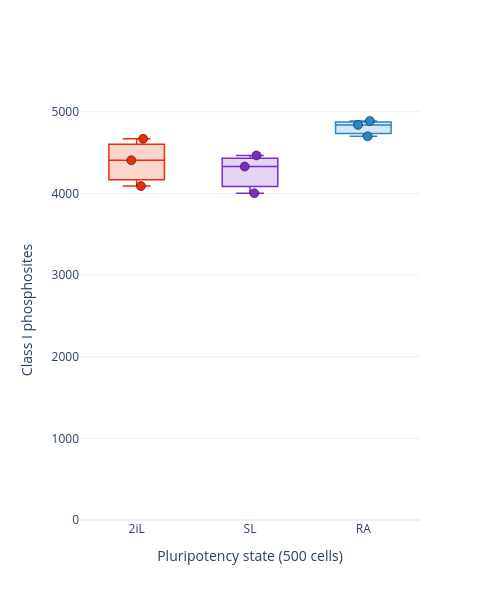

Notebook code for this chart:
### Markdown cell above
# Figure 3F

### Code cell
# Figure 3F — phosphosite depth per pluripotency state (500-cell normalized stem experiment).
# Per-sample Class I counts grouped by state (cellline1=2iL, 2=SL, 4=RA, 5=RA24).
# RA24 excluded for consistency with 3e; set STATE_ORDER to include 'RA24' to add it back.
# Colors match 3e: 2iL=red, SL=violet, RA=blue.
import importlib, core
importlib.reload(core)
from core import count_sites_per_sample_ptm_report, _hex_to_rgba
import re
import numpy as np
import pandas as pd
import plotly.graph_objects as go

CELLLINE_TO_STATE = {1: '2iL', 2: 'SL', 4: 'RA', 5: 'RA24'}
STATE_ORDER = ['2iL', 'SL', 'RA']                                   # RA24 excluded (as in 3e)
STATE_COLOR = {'2iL': '#ED2E07', 'SL': '#7E2AC7', 'RA': '#2A88C7'}  # red / violet / blue

counts = count_sites_per_sample_ptm_report(df_stem_500norm)
by_state = {s: [] for s in STATE_ORDER}
for sample, n in counts.items():
    m = re.search(r'cellline(\d+)', sample)
    state = CELLLINE_TO_STATE.get(int(m.group(1))) if m else None
    if state in by_state:
        by_state[state].append(n)

for s in STATE_ORDER:
    c = by_state[s]
    print(f'{s:<4} n={len(c)}  mean={int(np.mean(c))}  CV%={round(100*np.std(c, ddof=1)/np.mean(c),1)}  vals={c}')

fig = go.Figure()
for s in STATE_ORDER:
    ys = by_state[s]
    fig.add_trace(go.Box(
        y=ys, x=[s] * len(ys), name=s,
        boxpoints='all', jitter=0.3, pointpos=0,
        marker=dict(size=9, color=STATE_COLOR[s], line=dict(width=0.5, color='black')),
        line=dict(color=STATE_COLOR[s], width=1.5),
        fillcolor=_hex_to_rgba(STATE_COLOR[s], 0.2),
        showlegend=False,
    ))
fig.update_layout(width=500, height=600, template='plotly_white', showlegend=False,
                  xaxis_title='Pluripotency state (500 cells)', yaxis_title='Class I phosphosites')
fig.update_xaxes(categoryorder='array', categoryarray=STATE_ORDER)
fig.update_yaxes(rangemode='tozero')
fig.show()
fig.write_image(r'figures/figure3/figure3f.pdf', width=600, height=600)

### Figure 1 — Plotly figure (JSON) as saved in the notebook; plotly's stock layout.template omitted (floating-point values rounded to 4 significant figures)
{"data": [{"boxpoints": "all", "fillcolor": "rgba(237, 46, 7, 0.2)", "jitter": 0.3, "line": {"color": "#ED2E07", "width": 1.5}, "marker": {"color": "#ED2E07", "line": {"color": "black", "width": 0.5}, "size": 9}, "name": "2iL", "pointpos": 0, "showlegend": false, "type": "box", "x": ["2iL", "2iL", "2iL"], "y": [4668, 4089, 4405]}, {"boxpoints": "all", "fillcolor": "rgba(126, 42, 199, 0.2)", "jitter": 0.3, "line": {"color": "#7E2AC7", "width": 1.5}, "marker": {"color": "#7E2AC7", "line": {"color": "black", "width": 0.5}, "size": 9}, "name": "SL", "pointpos": 0, "showlegend": false, "type": "box", "x": ["SL", "SL", "SL"], "y": [4328, 4465, 4002]}, {"boxpoints": "all", "fillcolor": "rgba(42, 136, 199, 0.2)", "jitter": 0.3, "line": {"color": "#2A88C7", "width": 1.5}, "marker": {"color": "#2A88C7", "line": {"color": "black", "width": 0.5}, "size": 9}, "name": "RA", "pointpos": 0, "showlegend": false, "type": "box", "x": ["RA", "RA", "RA"], "y": [4886, 4698, 4838]}], "layout": {"height": 600, "showlegend": false, "width": 500, "xaxis": {"categoryarray": ["2iL", "SL", "RA"], "categoryorder": "array", "title": {"text": "Pluripotency state (500 cells)"}}, "yaxis": {"rangemode": "tozero", "title": {"text": "Class I phosphosites"}}}}
